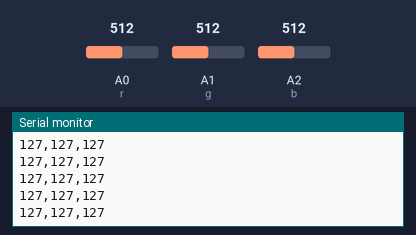
Bench run of a sketch on a simulated Arduino Uno, built with avr-gcc and run on an emulated ATmega328P. Shown: the last lines printed to the serial monitor. The inputs (shaded band) are chosen by the test bench; at power-on: A2 (b) = 512, A0 (r) = 512, A1 (g) = 512.

Above: at 10.2 s.
10.3 s: A2 (b) set to 419
At 10.36 s:
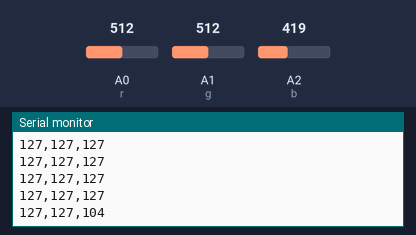
11.8 s: A2 (b) set to 385
At 11.84 s:
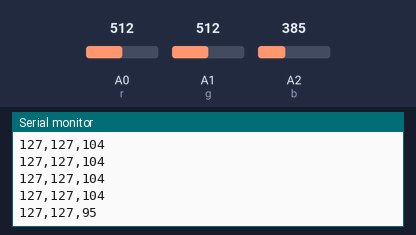
Timing chart, 0 to 14.3 s (numbered marks = the images above; inputs shaded):
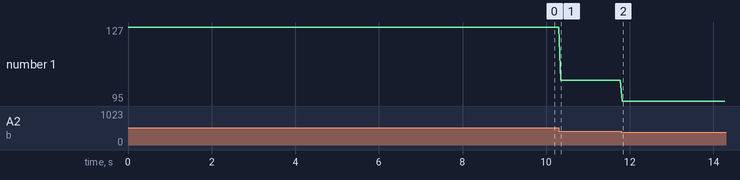

Measured:
- after the input at 10.3 s, the serial monitor: prints a new line after 0.05 s (image 1)
- after the input at 11.8 s, the serial monitor: prints a new line at once (image 2)
- plotted number 1: 127 → 104 after the input at 10.3 s, 104 → 95 after the input at 11.8 s

The sketch:

rgb_sender.ino
```cpp
#define r A0
#define g A1
#define b A2

void setup() {
  Serial.begin( 9600 );
  pinMode( r, INPUT );
  pinMode( g, INPUT );
  pinMode( b, INPUT );
}

void loop() {
  Serial.print( map( analogRead( r ), 0, 1023, 0, 255 ) );
  Serial.print( ',' );
  Serial.print( map( analogRead( g ), 0, 1023, 0, 255 ) );
  Serial.print( ',' );
  Serial.print( map( analogRead( b ), 0, 1023, 0, 255 ) );
  Serial.println();
  delay( 50 );
}
```
